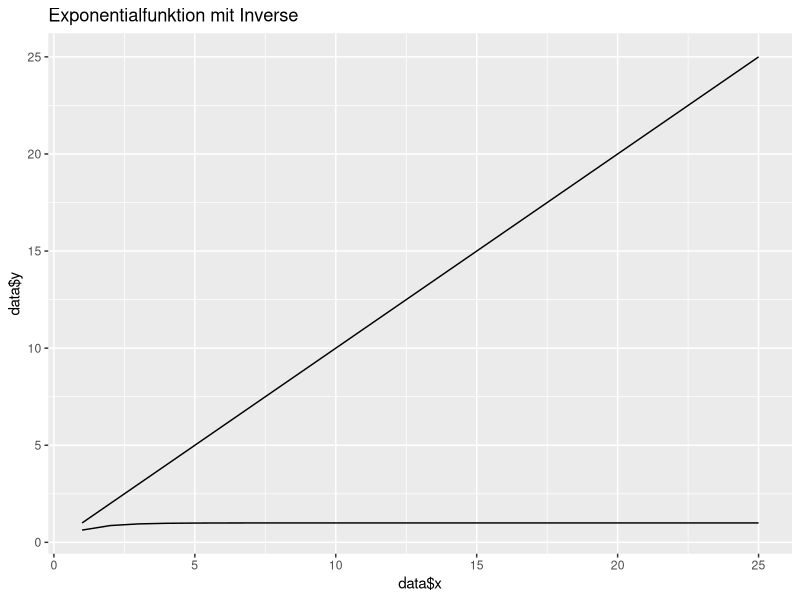
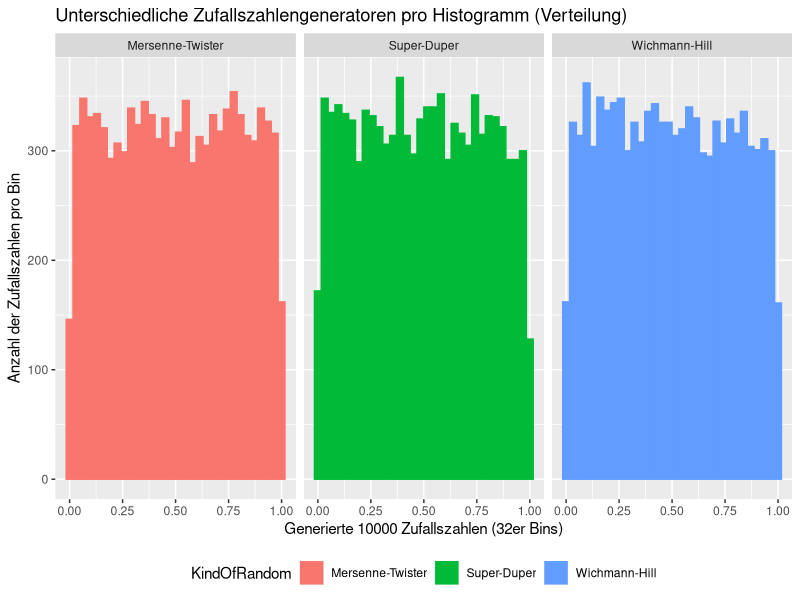
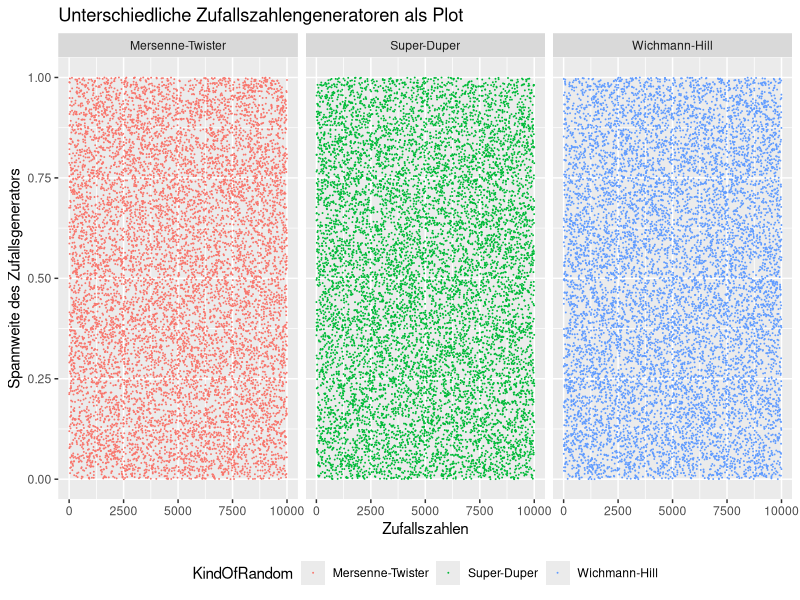
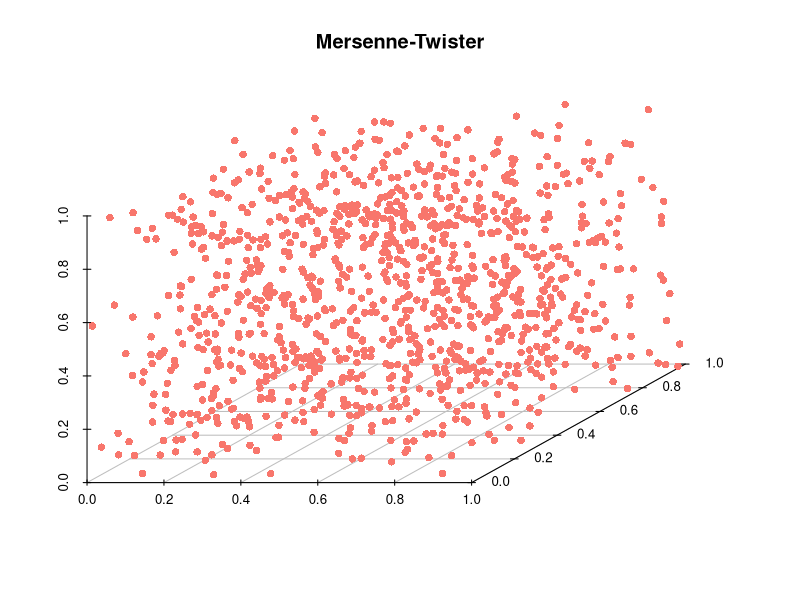

Source code (R) for these figures, in order:
## ---- chunk 1
# Plot der exponentialfunktions.
library(ggplot2)
data <- data.frame(x=seq(1:25), y=pexp(seq(1:25)))
data2 <- data.frame(x=seq(1:25), y=seq(1:25))
ggplot() +
  geom_line(data=data, aes(x=data$x, y=data$y)) +
  geom_line(data=data2, aes(x=data2$x, y=data2$y)) + 
  labs(title="Exponentialfunktion mit Inverse")
## ---- chunk 2
library(ggplot2)
numberOfRandomNumbers <- 10000

RNGkind("Mersenne-Twister") # matches  "Mersenne-Twister"
datamt = data.frame(data = runif(numberOfRandomNumbers), KindOfRandom = "Mersenne-Twister", pos = 1:numberOfRandomNumbers)

RNGkind("Super") # matches  "Super-Duper"
datasd = data.frame(data = runif(numberOfRandomNumbers), KindOfRandom = "Super-Duper", pos = 1:numberOfRandomNumbers)

RNGkind("Wichmann-Hill") # matches  "Wichmann-Hill"
datawh = data.frame(data = runif(numberOfRandomNumbers), KindOfRandom = "Wichmann-Hill", pos = 1:numberOfRandomNumbers)

data <- rbind(datamt, datasd, datawh)

ggplot(data, aes(x = data, color = KindOfRandom, fill = KindOfRandom)) + 
  geom_histogram(bins = 32) + 
  facet_grid(~ KindOfRandom) +
  theme(legend.direction = "horizontal", 
        legend.position = "bottom",
        legend.box = "horizontal") +
  labs(title = "Unterschiedliche Zufallszahlengeneratoren pro Histogramm (Verteilung)",
  x = "Generierte 10000 Zufallszahlen (32er Bins)",
  y = "Anzahl der Zufallszahlen pro Bin")
## ---- chunk 3
ggplot(data, aes(y = data, x = pos, color = KindOfRandom)) + 
  geom_point(size = 0.01) +
  facet_grid(~ KindOfRandom) +
  theme(legend.direction = "horizontal", 
        legend.position = "bottom",
        legend.box = "horizontal") +
  labs(title = "Unterschiedliche Zufallszahlengeneratoren als Plot",
  x = "Zufallszahlen",
  y = "Spannweite des Zufallsgenerators")
## ---- chunk 4

datamt <- data.frame(dataX = datamt[seq(1, 3333, 3),]$data, 
                       dataY = datamt[seq(2, 3333, 3),]$data, 
                       dataZ = datamt[seq(3, 3333, 3),]$data)


library(scatterplot3d)

with(datamt, {
   s3d <- scatterplot3d(dataX, dataY, dataZ, # x,y, z axis
                 main="Mersenne-Twister",
                 box=FALSE,
                 color="#F8766C",
                 pch = 16,
                 xlab="",
                 ylab="",
                 zlab="")
   
   s3d.coords <- s3d$xyz.convert(dataX, dataY, dataZ)
})
## ---- chunk 5
# Ruft die Help-Page von RNG auf
#?RNG
## ---- chunk 6
# RNGkind setzt den Pseudozufallsgenerator
# Setzt den Zufallsgenerator auf L'Ecuyer-CMRG
RNGkind("L'Ecuyer-CMRG")

# Gibt den aktuellen Zufallsgenerator aus
RNGkind()

# Setzt den Zufallsgenerator auf Mersenne-Twister (default)
RNGkind("Mersenne-Twister")
## ---- chunk 7
# Setzt den Seed auf 123456789 für genau den nächsten Aufruf
set.seed(123456789)

# Generiert immer die selben 10 Zufallszahlen wegen den seed.
runif(10)

# Generiert 10 Zufallszahlen ohne Seed
runif(10)
## ---- chunk 8

# Berechnet die neue Zufallszahl
PP.Coincidence.CalculateNumber <- function (randomNumber) {
  first <- as.numeric(substr(randomNumber, 0, 5))
  second <- as.numeric(substr(randomNumber, 6, 10))
  
  # Ist der zweite Teil 0 oder nicht definiert =>
  # Mache ein XOR mit den hinteren Stellen von der aktuellen Zeit
  if(is.na(second) || second == 0) {
    second <- bitwXor(first, as.numeric(substr(as.numeric(Sys.time()), 6, 10)))
  }
  # Die eigentliche Berechnung
  return (first * second)
}

# Initialaufruf mit einer Anzahl von Zufallszahlen
PP.Coincidence <- function(numberOfRandomNumbers){
  rngNumber <- as.numeric(Sys.time())
  randomNumberList <- c()
  
  for(i in 1:numberOfRandomNumbers){
    rngNumber <- PP.Coincidence.CalculateNumber(rngNumber)
    randomNumberList <- c(randomNumberList, rngNumber/10000000000)
  }
  randomNumberList
}
PP.Coincidence(5)
